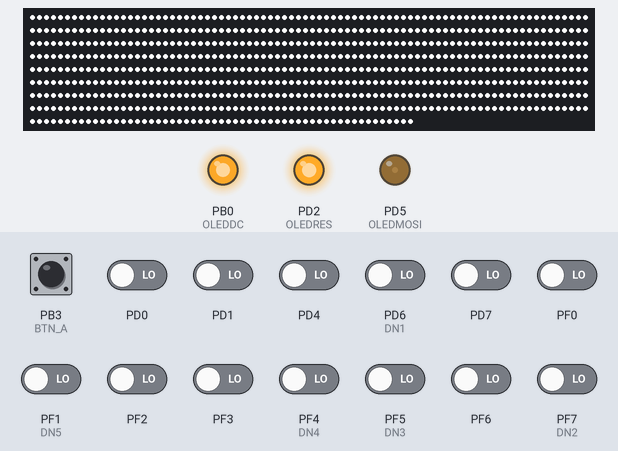
A program run on a simulated ATmega32U4, built with avr-gcc and emulated at 16 MHz. Parts: 695 RGB LEDs in strip order, left to right, continuing on the next row, output pins drawn as LEDs (lit = HIGH). Wiring (inferred from the names in the program): WS2812 LEDs: data PD3. Inputs (shaded band) come from the test bench; at power-on: PB3 (BTN_A) HIGH, PD0, PD1, PD4, PD6 (DN1), PD7, PF0, PF1 (DN5), PF2, PF3, PF4 (DN4), PF5 (DN3), PF6, PF7 (DN2) LOW. Pins used as bus, display or sensor lines are not drawn.

Above: at 1.2 s.
Timing chart, 0 to 1.1 s (numbered marks = the images above; inputs shaded):
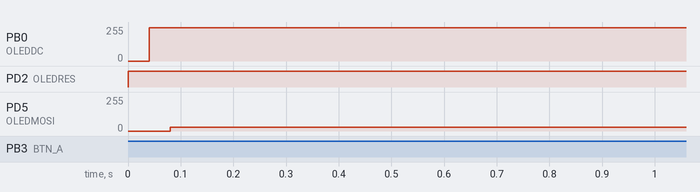

The program:

main.c
```c
// ECE 3218 Lab 8: Controlling and Reading Volatile Sensors
//
// Three screens, each moved on from with button A:
//
//   1. Raw     Average discharge time of each sensor in us (Part 3.1).
//   2. Cal     Sweep the robot back and forth over the line so every
//              sensor sees both white and black. A = done.
//   3. Line    Darkness of each sensor (0-99), the line position x, and
//              the angle from two positions (Part 3.2): put the robot on
//              the line, press A to mark x, slide it SLIDE_MM straight
//              forward, and read the angle.
//
// Press RESET to start over.

#ifndef F_CPU
#define F_CPU 16000000UL
#endif

#include <avr/io.h>
#include <math.h>
#include <stdio.h>
#include <stdlib.h>
#include "OLED.h"
#include "button.h"
#include "line.h"
#include "sensors.h"

#define RAW_SAMPLES   16   // readings averaged per update on screen 1
#define LINE_SAMPLES  4    // readings averaged per update on screen 3
#define CAL_REDRAW    8    // readings between redraws on screen 2

// Distance to slide the robot forward between the two angle readings
#define SLIDE_MM      30

static uint16_t sensor_values[SENSOR_COUNT];
static char text[OLED_TEXT_MAX + 1];

static const char *const sensor_names[SENSOR_COUNT] = {
    "DN1 L", "DN2  ", "DN3 C", "DN4  ", "DN5 R"
};

static void line_text(uint8_t line, const char *s)
{
    snprintf(text, sizeof text, "%s", s);
    OLED_writeTextLine(line, text);
}

// 1 once per press of button A
static uint8_t a_clicked(void)
{
    if (!button_a_pressed())
        return 0;
    button_a_wait_release();
    return 1;
}

// Tenths of a mm as "+12.5"
static void format_tenths(char *out, size_t size, int16_t v)
{
    uint16_t a = (uint16_t)abs(v);
    snprintf(out, size, "%c%u.%u", v < 0 ? '-' : '+', a / 10, a % 10);
}

// Darkness 0-1000 as 0-99, so five fit on one OLED line
static unsigned dark_99(uint16_t d)
{
    unsigned v = d / 10;
    return v > 99 ? 99 : v;
}

// Average of n readings, in ticks
static void read_average(uint16_t avg[SENSOR_COUNT], uint8_t n)
{
    uint32_t sum[SENSOR_COUNT] = { 0 };

    for (uint8_t k = 0; k < n; k++) {
        sensors_read(sensor_values);
        for (uint8_t i = 0; i < SENSOR_COUNT; i++)
            sum[i] += sensor_values[i];
    }
    for (uint8_t i = 0; i < SENSOR_COUNT; i++)
        avg[i] = (uint16_t)(sum[i] / n);
}

// ---- Screen 1: raw times ----------------------------------------------------
static void raw_screen(void)
{
    uint16_t avg[SENSOR_COUNT];

    OLED_clearDisplayRam();
    snprintf(text, sizeof text, "Raw avg%u (us)", RAW_SAMPLES);
    OLED_writeTextLine(0, text);
    line_text(7, "A = calibrate");

    while (!a_clicked()) {
        read_average(avg, RAW_SAMPLES);
        for (uint8_t i = 0; i < SENSOR_COUNT; i++) {
            snprintf(text, sizeof text, "%s %5uus", sensor_names[i],
                     avg[i] / SENSOR_TICKS_PER_US);
            OLED_writeTextLine(i + 2, text);
        }
    }
}

// ---- Screen 2: calibration -------------------------------------------------
static void calibrate_screen(line_cal_t *cal)
{
    OLED_clearDisplayRam();
    line_text(0, "Sweep over line");
    line_text(1, "  min    max us");
    line_text(7, "A = done");
    line_cal_reset(cal);

    for (uint8_t n = 0; ; n++) {
        sensors_read(sensor_values);
        line_cal_update(cal, sensor_values);

        if (n % CAL_REDRAW == 0) {
            for (uint8_t i = 0; i < SENSOR_COUNT; i++) {
                snprintf(text, sizeof text, "%u %5u %5u", i + 1,
                         cal->min[i] / SENSOR_TICKS_PER_US,
                         cal->max[i] / SENSOR_TICKS_PER_US);
                OLED_writeTextLine(i + 2, text);
            }
        }

        if (a_clicked()) {
            int8_t bad = line_cal_check(cal);
            if (bad < 0)
                return;
            snprintf(text, sizeof text, "DN%d not swept!", bad + 1);
            OLED_writeTextLine(7, text);
        }
    }
}

// ---- Screen 3: line position and angle -------------------------------------
//
// x is where the line is under the sensors (+ = right of center). If x
// changes by dx while the robot slides SLIDE_MM straight forward, the
// robot's heading is atan(dx / SLIDE_MM) off the line.
// A positive angle means the robot is turned left (CCW) of the line.
static void line_screen(const line_cal_t *cal)
{
    uint16_t avg[SENSOR_COUNT];
    uint16_t dark[SENSOR_COUNT];
    int16_t  x = 0, x_mark = 0;
    uint8_t  marked = 0;
    char     num[8];

    OLED_clearDisplayRam();
    line_text(0, "Line  A = mark x");
    snprintf(text, sizeof text, "slide %umm fwd", SLIDE_MM);
    OLED_writeTextLine(7, text);

    for (;;) {
        read_average(avg, LINE_SAMPLES);
        line_normalize(cal, avg, dark);
        uint8_t found = line_position(dark, &x);

        snprintf(text, sizeof text, "d %2u %2u %2u %2u %2u",
                 dark_99(dark[0]), dark_99(dark[1]), dark_99(dark[2]),
                 dark_99(dark[3]), dark_99(dark[4]));
        OLED_writeTextLine(2, text);

        if (found) {
            format_tenths(num, sizeof num, x);
            snprintf(text, sizeof text, "x  %smm", num);
        } else {
            snprintf(text, sizeof text, "x  no line");
        }
        OLED_writeTextLine(3, text);

        if (a_clicked() && found) {
            x_mark = x;
            marked = 1;
        }

        if (marked && found) {
            int16_t dx = x - x_mark;
            int16_t deg = (int16_t)lround(atan2(dx / 10.0, SLIDE_MM)
                                          * 180.0 / M_PI);
            format_tenths(num, sizeof num, dx);
            snprintf(text, sizeof text, "dx %smm", num);
            OLED_writeTextLine(5, text);
            snprintf(text, sizeof text, "ang %+d deg", deg);
            OLED_writeTextLine(6, text);
        } else {
            line_text(5, marked ? "dx no line" : "dx (press A)");
            line_text(6, "");
        }
    }
}

int main(void)
{
    line_cal_t cal;

    OLED_init();
    OLED_reset();
    OLED_clearDisplayRam();
    OLED_configureDefault();
    sensors_init();
    button_a_init();

    raw_screen();
    calibrate_screen(&cal);
    line_screen(&cal);
}
```

OLED.c
```c
/*
 * OLED.c
 *
 * Created: 9/19/2024 9:50:58 PM
 *  Author: sternbal
 */
#include <avr/io.h>
#include "OLED.h"
#define F_CPU 16000000L
#include <util/delay.h>
#include <avr/pgmspace.h>

extern const PROGMEM uint8_t pololuOledFont[][5];


void OLED_init(void)
{
	// set reset pin to output
	DDRD |= 1<<OLEDRES;

	// set clock pin to output and make it low
	DDRD |= 1<<OLEDCLK;
	PORTD &= ~(1<<OLEDCLK);

	// set MOSI pin to output
	DDRD |= 1<<OLEDMOSI;


	// set data/command pin to output
	DDRB |= 1<<OLEDDC;

}

void OLED_clk_low(void)
{
	PORTD &= ~(1<<OLEDCLK);

}
void OLED_clk_high(void)
{
	PORTD |= (1<<OLEDCLK);

}

void OLED_mos_pin(uint8_t val)
{
	if(val==0) PORTD &= ~(1<<OLEDMOSI);
	else PORTD |= 1<<OLEDMOSI;
}

void OLED_reset(void)
{
	PORTD &= ~(1<<OLEDRES);
	_delay_us(10);
	PORTD |= (1<<OLEDRES);
	_delay_us(10);
}


void OLED_clearDisplayRam(void)
{
	OLED_clk_low();
	OLED_commandMode();
	OLED_write(SET_COL_ADDR_LOW | 2);
	for (uint8_t page = 0;page < 8; page++)
	{
		OLED_commandMode();
		OLED_write(SET_PAGE_ADDR | page);
		OLED_write(SET_COL_ADDR_HIGH | 0);
		OLED_dataMode();
		for (uint8_t i = 0 ; i < 128; i++)
		{
			OLED_write(0);
		}
	}
}

void OLED_configureDefault(void)
{
	OLED_clk_low();
	OLED_commandMode();
	OLED_write(SET_SEG_REMAP | 1);
	OLED_write(SET_COM_SCAN_DIR | 8);
	OLED_write(SET_CONTRAST);
	OLED_write(0xFF);
	OLED_write(SET_DISPLAY_ON | 1);
}

void OLED_commandMode(void)
{
	PORTB &= ~(1<<OLEDDC);
}

void OLED_dataMode(void)
{
	PORTB |= (1<<OLEDDC);
}


void OLED_write(uint8_t d)
{
	OLED_clk_low();
	OLED_mos_pin(d >> 7 & 0x01);
	OLED_clk_high();

	OLED_clk_low();
	OLED_mos_pin(d >> 6 & 0x01);
	OLED_clk_high();

	OLED_clk_low();
	OLED_mos_pin(d >> 5 & 0x01);
	OLED_clk_high();

	OLED_clk_low();
	OLED_mos_pin(d >> 4 & 0x01);
	OLED_clk_high();

	OLED_clk_low();
	OLED_mos_pin(d >> 3 & 0x01);
	OLED_clk_high();

	OLED_clk_low();
	OLED_mos_pin(d >> 2 & 0x01);
	OLED_clk_high();

	OLED_clk_low();
	OLED_mos_pin(d >> 1 & 0x01);
	OLED_clk_high();

	OLED_clk_low();
	OLED_mos_pin(d >> 0 & 0x01);
	OLED_clk_high();
}

void OLED_writeText(char *text)
{
	OLED_writeTextLine(0, text);
}

// Same as OLED_writeText(), but on text line `line` (0-7, top to bottom).
// Each line is one 8-pixel-tall display page.
void OLED_writeTextLine(uint8_t line, char *text)
{
	OLED_commandMode();
	OLED_write(SET_PAGE_ADDR | (line & 0x07));
	OLED_write(SET_COL_ADDR_HIGH | 1);
	OLED_write(SET_COL_ADDR_LOW | 0);
	OLED_dataMode();
	// Draw the string up to its '\0', then fill the rest of the row with
	// spaces so any leftovers from a longer previous message are erased.
	for (uint8_t i=0;i<OLED_TEXT_MAX;i++)
	{
		char glyph=' ';
		if (*text) glyph= *text++;

		for (uint8_t pixelX=0;pixelX<5;pixelX++)
		{
			uint8_t column=getGlyphColumn(glyph,pixelX);
			OLED_write(column);
//			OLED_write(column);
		}
		OLED_write(0);
		OLED_write(0);
	}
}
uint8_t getGlyphColumn(uint8_t glyph, uint8_t pixelX)
{
	if(glyph>=0x20)
	{
		return pgm_read_byte(&pololuOledFont[glyph - 0x20][pixelX]);
	}
	return(0);
}
```

OLED.h
```c
/*
 * OLED.h
 *
 * Created: 9/19/2024 7:12:26 PM
 *  Author: sternbal
 */


#ifndef OLED_H_
#define OLED_H_

#define OLEDCLK PD3 // D1
#define OLEDRES PD2 // D0
#define OLEDDC PB0 // D17
#define OLEDMOSI PD5
// Characters per line of OLED_writeText(): text starts at column 16 and
// each character is 7 pixels wide (5 glyph + 2 gap), so 16 fit in 128.
#define OLED_TEXT_MAX 16
void OLED_clk_low(void);
void OLED_clk_high(void);
void OLED_mos_pin(uint8_t);
void OLED_write(uint8_t);
void OLED_commandMode(void);
void OLED_dataMode(void);
void OLED_reset(void);
void OLED_clearDisplayRam(void);
void OLED_configureDefault(void);
void OLED_writeText(char*);
void OLED_writeTextLine(uint8_t, char*);
#define OLED_TEXT_LINES 8
void OLED_init(void);
uint8_t getGlyphColumn(uint8_t, uint8_t);
#define SET_COL_ADDR_LOW 0x00
#define SET_COL_ADDR_HIGH 0x10
#define SET_CONTRAST 0x81
#define SET_SEG_REMAP 0xA0
#define SET_INV_DISP 0xA6
#define SET_DISPLAY_ON 0xAE
#define SET_PAGE_ADDR 0xB0
#define SET_COM_SCAN_DIR 0xC0

#endif /* OLED_H_ */
```

button.c
```c
#ifndef F_CPU
#define F_CPU 16000000UL
#endif

#include <avr/io.h>
#include <util/delay.h>
#include "button.h"

#define BTN_A  PB3

void button_a_init(void)
{
    DDRB  &= ~(1 << BTN_A);   // input
    PORTB |=  (1 << BTN_A);   // enable internal pull-up
    _delay_us(10);            // let the pin settle high
}

uint8_t button_a_pressed(void)
{
    return (PINB & (1 << BTN_A)) == 0;   // LOW = pressed
}

void button_a_wait(void)
{
    do {
        while (!button_a_pressed())
            ;                    // loop indefinitely until pressed
        _delay_ms(20);           // debounce
    } while (!button_a_pressed());

    button_a_wait_release();
}

void button_a_wait_release(void)
{
    do {
        while (button_a_pressed())
            ;
        _delay_ms(20);           // debounce
    } while (button_a_pressed());
}
```

button.h
```c
// Button A is on PB3. It connects the pin to ground when pressed, so we
// turn on the ATmega32U4's internal pull-up: released = HIGH, pressed = LOW.

#ifndef BUTTON_H
#define BUTTON_H

#include <stdint.h>

// Make PB3 an input with its pull-up enabled.
void button_a_init(void);

// 1 if button A is held down right now, 0 if not.
uint8_t button_a_pressed(void);

// Wait for a full press and release of button A (debounced).
void button_a_wait(void);

// Wait until button A is released (debounced). Call this after
// button_a_pressed() returns 1 so one press is only counted once.
void button_a_wait_release(void);

#endif // BUTTON_H
```

line.c
```c
#include "line.h"

static const int16_t sensor_x[SENSOR_COUNT] = LINE_SENSOR_X_TENTHS_MM;

void line_cal_reset(line_cal_t *cal)
{
    for (uint8_t i = 0; i < SENSOR_COUNT; i++) {
        cal->min[i] = UINT16_MAX;
        cal->max[i] = 0;
    }
}

void line_cal_update(line_cal_t *cal, const uint16_t values[SENSOR_COUNT])
{
    for (uint8_t i = 0; i < SENSOR_COUNT; i++) {
        if (values[i] < cal->min[i]) cal->min[i] = values[i];
        if (values[i] > cal->max[i]) cal->max[i] = values[i];
    }
}

int8_t line_cal_check(const line_cal_t *cal)
{
    for (uint8_t i = 0; i < SENSOR_COUNT; i++) {
        if (cal->max[i] < cal->min[i] ||
            cal->max[i] - cal->min[i] < LINE_CAL_MIN_RANGE)
            return (int8_t)i;
    }
    return -1;
}

void line_normalize(const line_cal_t *cal, const uint16_t values[SENSOR_COUNT],
                    uint16_t dark[SENSOR_COUNT])
{
    for (uint8_t i = 0; i < SENSOR_COUNT; i++) {
        uint16_t lo = cal->min[i];
        uint16_t hi = cal->max[i];

        if (values[i] <= lo)
            dark[i] = 0;
        else if (values[i] >= hi)
            dark[i] = LINE_DARK_MAX;
        else
            dark[i] = (uint16_t)((uint32_t)(values[i] - lo) * LINE_DARK_MAX
                                 / (hi - lo));
    }
}

uint8_t line_position(const uint16_t dark[SENSOR_COUNT], int16_t *x)
{
    int32_t  weighted = 0;
    uint16_t total = 0;

    for (uint8_t i = 0; i < SENSOR_COUNT; i++) {
        weighted += (int32_t)dark[i] * sensor_x[i];
        total    += dark[i];
    }

    if (total < LINE_MIN_TOTAL)
        return 0;

    *x = (int16_t)(weighted / total);
    return 1;
}
```

line.h
```c
// Turns raw sensor times into "how dark" values and a line position.
//
// Sensor positions come from Pololu's 3pi+ 32U4 OLED control board drawing
// (bottom view): DN2-DN4 are 10 mm apart, and DN1/DN5 are 30 mm from the
// center and sit about 12 mm behind the other three. Check with a ruler.

#ifndef LINE_H
#define LINE_H

#include <stdint.h>
#include "sensors.h"

// Sideways position of each sensor from the center, in tenths of a mm
// (left is negative).
#define LINE_SENSOR_X_TENTHS_MM  { -300, -100, 0, 100, 300 }

// A sensor must change by at least this much (Timer3 ticks) between
// white and black during calibration, or calibration is rejected.
#define LINE_CAL_MIN_RANGE  500

// Fully dark reads as this value after normalizing.
#define LINE_DARK_MAX  1000

// Below this total darkness there is no line under the sensors.
#define LINE_MIN_TOTAL  300

typedef struct {
    uint16_t min[SENSOR_COUNT];    // whitest time seen (ticks)
    uint16_t max[SENSOR_COUNT];    // darkest time seen (ticks)
} line_cal_t;

// Start a new calibration.
void line_cal_reset(line_cal_t *cal);

// Widen each sensor's min/max with one reading.
void line_cal_update(line_cal_t *cal, const uint16_t values[SENSOR_COUNT]);

// Index of the first sensor whose min/max range is too small (it never
// saw both white and black), or -1 if every sensor is calibrated.
int8_t line_cal_check(const line_cal_t *cal);

// Darkness of each sensor: 0 on white, LINE_DARK_MAX on black.
void line_normalize(const line_cal_t *cal, const uint16_t values[SENSOR_COUNT],
                    uint16_t dark[SENSOR_COUNT]);

// Darkness-weighted average of the sensor positions, in tenths of a mm
// (0 = line centered, negative = line to the left). Returns 0 and leaves
// *x unchanged if there is no line under the sensors.
uint8_t line_position(const uint16_t dark[SENSOR_COUNT], int16_t *x);

#endif // LINE_H
```

sensors.h
```c
// Down-facing IR reflectance sensors on the Pololu 3pi+ 32U4, left to right:
//
//   index  name          pin
//     0    DN1 (left)    PD6
//     1    DN2           PF7
//     2    DN3 (center)  PF5
//     3    DN4           PF4   (the handout's table calls this one "DN5")
//     4    DN5 (right)   PF1
//
// Emitter control is PB7: high = line sensor emitters on, low = bump sensor
// emitters on, input = all emitters off.
//
// A reading is how long the sensor's capacitor takes to discharge.
// Bright surface = small number, dark surface = large number.
// Timed with Timer3 at 16 MHz / 8, so 1 tick = 0.5 us.

#ifndef SENSORS_H
#define SENSORS_H

#include <stdint.h>

#define SENSOR_COUNT         5
#define SENSOR_TICKS_PER_US  2

// Sensors still high after this many ticks read as exactly this value.
// 20000 ticks = 10 ms, as in the handout example.
#define SENSOR_TIMEOUT       20000u

// Set up the emitter pin, the sensor pins and Timer3. Call once.
void sensors_init(void);

// Read all five sensors at once. values[i] is the discharge time of
// sensor i in ticks. Takes at most SENSOR_TIMEOUT ticks.
void sensors_read(uint16_t values[SENSOR_COUNT]);

#endif // SENSORS_H
```

Source omitted: font.c (10355 bytes), sensors.c (3456 bytes)
